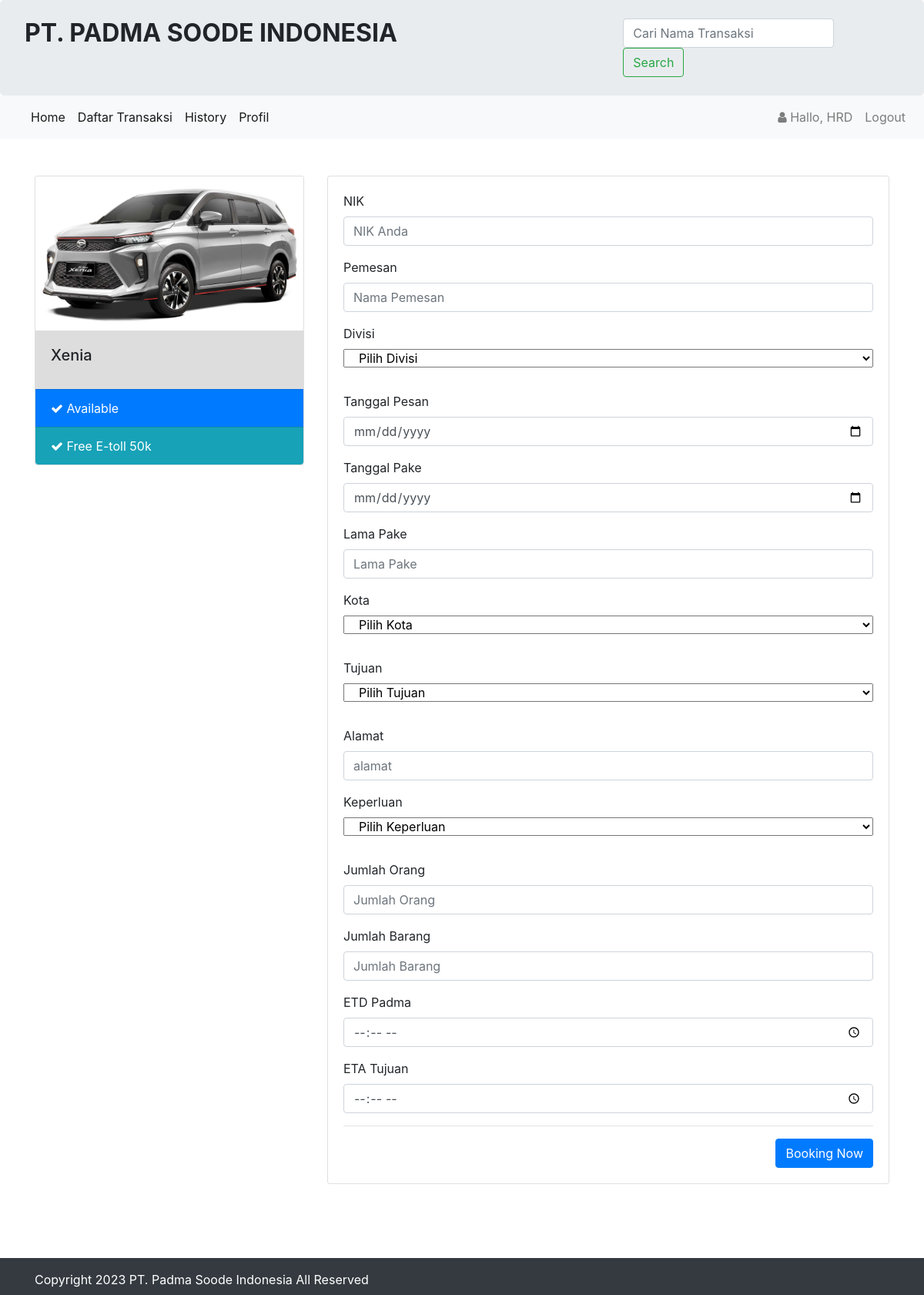
The page /booking.php?id=13 (signed in) on the database as committed earlier.
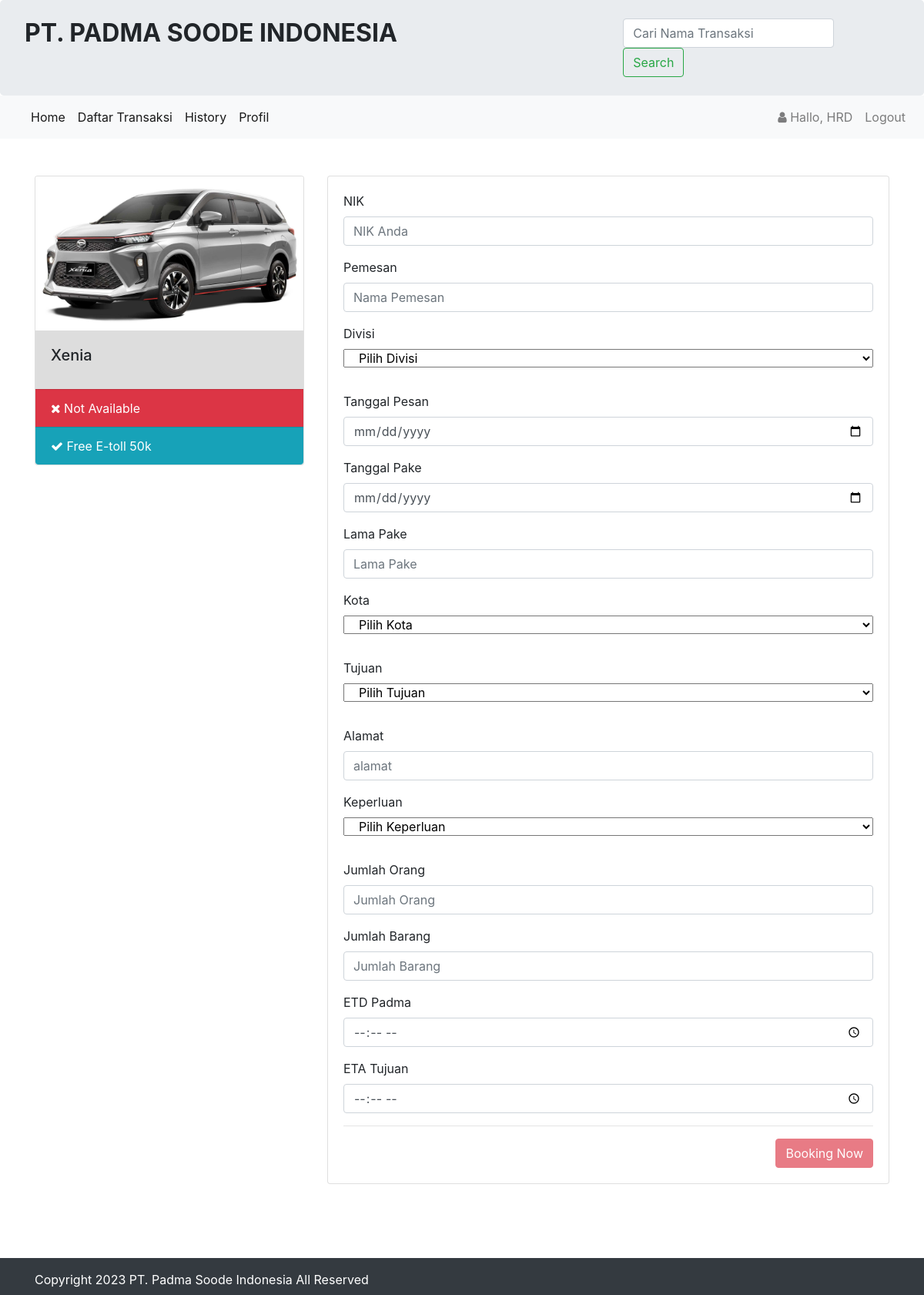
The same page on the database as committed later.
### booking.php (the view, shortened to what this page needs)
<?php
require 'koneksi/koneksi.php';
include 'header.php';
$id = $_GET['id'];
$isi = $koneksi->query("SELECT * FROM mobil WHERE id_mobil = '$id'")->fetch();
?>
<br>
<br>
<div class="container">
  <div class="row">
    <div class="col-sm-4">
      <div class="card">
        <img src="assets/image/<?php echo $isi['gambar']; ?>" class="card-img-top" style="height:200px;">
        <div class="card-body" style="background:#ddd">
          <h5 class="card-title"><?php echo $isi['nama_mobil']; ?></h5>
        </div>
        <ul class="list-group list-group-flush">
          <?php if ($isi['status_mobil'] == 'Tersedia') { ?>
            <li class="list-group-item bg-primary text-white">
              <i class="fa fa-check"></i> Available
            </li>
          <?php } else { ?>
            <li class="list-group-item bg-danger text-white">
              <i class="fa fa-close"></i> Not Available
            </li>
          <?php } ?>
          <li class="list-group-item bg-info text-white"><i class="fa fa-check"></i> Free E-toll 50k</li>
        </ul>
      </div>
    </div>
    <div class="col-sm-8">
      <div class="card">
        <div class="card-body">
          <form method="post" action="koneksi/proses.php?id=booking">
            <div class="form-group">
              <label for="">NIK</label>
              <input type="text" name="nik" id="" required class="form-control" placeholder="NIK Anda">
            </div>
            <div class="form-group">
              <label for="">Pemesan</label>
              <input type="text" name="pemesan" id="" required class="form-control" placeholder="Nama Pemesan">
            </div>
            <div class="form-group">
              <label for="">Divisi</label>
              <select class="form-group col-sm-12" name="divisi">
                <option value="disabled selected">Pilih Divisi</option>
              </select>
            </div>
            <div class="form-group ">
              <label for="">Tanggal Pesan</label>
              <input type="date" name="tgl_pesan" id="" required class="form-control" placeholder="Tanggal Pesan">
            </div>
            <div class="form-group">
              <label for="">Tanggal Pake</label>
              <input type="date" name="tgl_pake" id="" required class="form-control" placeholder="Tanggal Pake">
            </div>
            <div class="form-group">
              <label for="">Lama Pake</label>
              <input type="number" name="lama_pake" id="" required class="form-control" placeholder="Lama Pake">
            </div>
            <div class="form-group ">
              <label for="">Kota</label>
              <select class="form-group col-sm-12" name="kota">
                <option value="disabled selected">Pilih Kota</option>
              </select>
            </div>
            <div class="form-group">
              <label for="">Tujuan</label>
              <select class="form-group col-sm-12" name="tujuan">
                <option value="disabled selected">Pilih Tujuan</option>
              </select>
            </div>
            <div class="form-group">
              <label for="">Alamat</label>
              <input type="text" name="alamat" id="" required class="form-control" placeholder="alamat">
            </div>
            <div class="form-group">
              <label for="">Keperluan</label>
              <select class="form-group col-sm-12" name="keperluan">
                <option value="disabled selected">Pilih Keperluan</option>
              </select>
            </div>
            <div class="form-group">
              <label for="">Jumlah Orang</label>
              <input type="number" name="jml_orang" id="" required class="form-control" placeholder="Jumlah Orang">
            </div>
            <div class="form-group">
              <label for="">Jumlah Barang</label>
              <input type="number" name="jml_barang" id="" required class="form-control" placeholder="Jumlah Barang">
            </div>
            <div class="form-group">
              <label for="">ETD Padma</label>
              <input type="time" name="etd_padma" id="" required class="form-control" placeholder="ETD Padma">
            </div>
            <div class="form-group">
              <label for="">ETA Tujuan</label>
              <input type="time" name="eta_tujuan" id="" required class="form-control" placeholder="ETA Tujuan">
            </div>
            <hr />
            <?php if ($isi['status_mobil'] == 'Tersedia') { ?>
              <button type="submit" class="btn btn-primary float-right">Booking Now</button>
            <?php } else { ?>
              <button type="submit" class="btn btn-danger float-right" disabled>Booking Now</button>
            <?php } ?>
          </form>
        </div>
      </div>
    </div>
  </div>
</div>
<br>
<br>
<br>
<?php include 'footer.php'; ?>

Rows that differ between the two databases and show on the page:
changed mobil "Xenia": status_mobil "Tersedia" → "Tidak Tersedia" (drawn)
Other text that changed with them:
text no longer shown: "Available"
text now shown: "Not Available"
